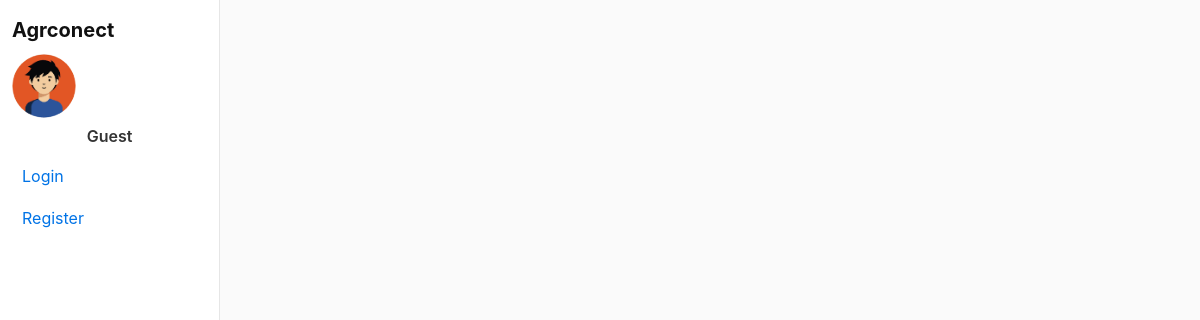
Before: / with the older database file.
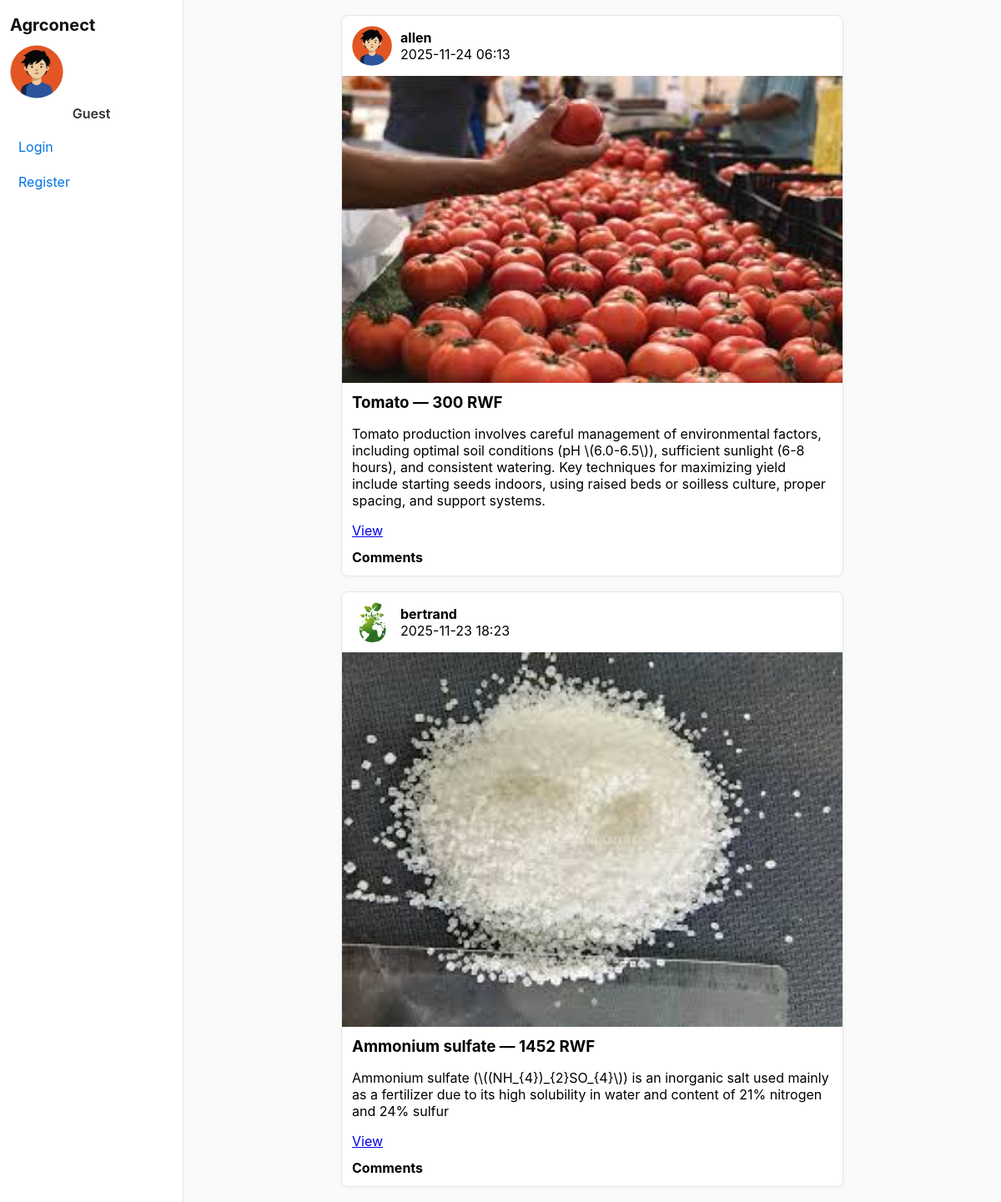
After: the same page with the newer database file.
### app.py (models this page shows, shortened)
class Product(db.Model):
    id = db.Column(db.Integer, primary_key=True)
    title = db.Column(db.String(200), nullable=False)
    description = db.Column(db.Text)
    price_rwf = db.Column(db.Integer, nullable=False)
    image = db.Column(db.String(300), default='default.png')
    seller_id = db.Column(db.Integer, db.ForeignKey('user.id'), nullable=False)
    created_at = db.Column(db.DateTime, default=datetime.utcnow)
    comments = db.relationship('Comment', backref='product', lazy=True)

class User(db.Model, UserMixin):
    id = db.Column(db.Integer, primary_key=True)
    username = db.Column(db.String(120), nullable=False)
    email = db.Column(db.String(200), unique=True, nullable=False)
    password = db.Column(db.String(255), nullable=False)
    role = db.Column(db.String(20), nullable=False)  # 'seller' | 'customer' | 'admin'
    profile_pic = db.Column(db.String(300), default='default.png')
    created_at = db.Column(db.DateTime, default=datetime.utcnow)  # <-- added
    products = db.relationship('Product', backref='seller', lazy=True)
    comments = db.relationship('Comment', backref='user', lazy=True)
    messages_sent = db.relationship('Message', foreign_keys='Message.sender_id', backref='sender', lazy=True)
    messages_received = db.relationship('Message', foreign_keys='Message.receiver_id', backref='receiver', lazy=True)

### app.py (the view)
@app.route('/')
def index():
    products = Product.query.order_by(Product.created_at.desc()).all()
    return render_template('index.html', products=products)

### app.py (called while the page is built)
@app.before_request
def ensure_db():
    if not hasattr(app, 'db_ready'):
        db.create_all()
        admin_email = "ibpro2x@gmail.com"
        admin = User.query.filter_by(email=admin_email).first()
        if not admin:
            admin = User(username="Agrconect Administrator", email=admin_email, role="admin")
            admin.set_password("agrconect.admin")
            db.session.add(admin)
            db.session.commit()
        app.db_ready = True

### templates/index.html (shortened to what this page needs)
{% extends 'base.html' %}
{% block content %}
<div class="feed-wrap">
  {% for p in products %}
  <article class="post-card">
    <header class="post-header">
      <img class="avatar" src="{{ url_for('uploads', filename=p.seller.profile_pic) }}">
      <div class="post-user">
        <div class="username">{{ p.seller.username }}</div>
        <div class="posted-time">{{ p.created_at.strftime('%Y-%m-%d %H:%M') }}</div>
      </div>
    </header>
    <div class="post-image-wrap">
      <img class="post-image" src="{{ url_for('uploads', filename=p.image) }}">
    </div>
    <div class="post-body">
      <h3 class="title">{{ p.title }} — {{ p.price_rwf }} RWF</h3>
      <p>{{ p.description }}</p>
      <div class="post-actions">
        <a href="{{ url_for('product_detail', pid=p.id) }}">View</a>
      </div>
      <div class="comments">
        <strong>Comments</strong>
      </div>
    </div>
  </article>
  {% endfor %}
</div>
{% endblock %}

### templates/base.html (shortened to what this page needs)
<!doctype html>
<html>
<head>
  <link rel="stylesheet" href="{{ url_for('static', filename='css/style.css') }}">
</head>
<body>
  <div class="app">
    <aside class="sidebar">
      <div class="sidebar-top">
        <a href="{{ url_for('index') }}" class="brand">Agrconect</a>
      </div>
      {% if current_user.is_authenticated %}
      <div class="profile">
        <img src="{{ url_for('uploads', filename=current_user.profile_pic) }}" class="sidebar-avatar">
        <div class="profile-name">{{ current_user.username }}</div>
      </div>
      <nav class="menu">
        <a href="{{ url_for('dashboard') }}">Feed</a>
        <a href="{{ url_for('inbox') }}">Inbox</a>
        {% if current_user.role == 'seller' %}
        <a href="{{ url_for('upload') }}">Upload Product</a>
        {% endif %}
        {% if current_user.role == 'admin' %}
        <a href="{{ url_for('dashboard') }}">Admin Panel</a>
        {% endif %}
        <a href="{{ url_for('logout') }}">Logout</a>
      </nav>
      {% else %}
      <div class="profile">
        <img src="{{ url_for('static', filename='uploads/default.png') }}" class="sidebar-avatar">
        <div class="profile-name">Guest</div>
      </div>
      <nav class="menu">
        <a href="{{ url_for('login') }}">Login</a>
        <a href="{{ url_for('register') }}">Register</a>
      </nav>
      {% endif %}
    </aside>
    <main class="main">
      {% block content %}{% endblock %}
    </main>
  </div>
</body>
</html>

### static/css/style.css (style rules this page uses)
body { font-family: -apple-system, BlinkMacSystemFont, "Segoe UI", Roboto, Arial; background:#fafafa; margin:0; }
.app { display:flex; min-height:100vh; }
.sidebar { width:220px; background:#fff; border-right:1px solid #e6e6e6; padding:18px 12px; box-sizing:border-box; }
.brand { font-weight:700; font-size:20px; text-decoration:none; color:#111; display:block; margin-bottom:12px; }
.sidebar-avatar { width:64px; height:64px; border-radius:50%; object-fit:cover; display:block; margin-bottom:8px; }
.profile { text-align:center; margin-bottom:12px; }
.profile-name { font-weight:600; color:#333; }
.menu a { display:block; padding:8px 10px; color:#0073e6; text-decoration:none; border-radius:6px; margin-bottom:6px; }
.main { flex:1; padding:18px; box-sizing:border-box; }
.feed-wrap { display:flex; flex-direction:column; gap:18px; align-items:center; }
.post-card { width:600px; background:#fff; border:1px solid #e6e6e6; border-radius:8px; overflow:hidden; box-shadow:0 2px 6px rgba(0,0,0,0.03); }
.post-header { display:flex; align-items:center; padding:12px; gap:10px; }
.avatar { width:48px; height:48px; border-radius:50%; object-fit:cover; }
.post-user .username { font-weight:700; }
.post-image-wrap { width:100%; max-height:520px; overflow:hidden; background:#000; display:flex; justify-content:center; align-items:center; }
.post-image { width:100%; object-fit:cover; display:block; }
.post-body { padding:12px; }
.title { margin:0 0 8px 0; }
.post-actions { margin-top:10px; display:flex; gap:10px; align-items:center; }
.comments { margin-top:12px; }

Changed rows visible on the page:
added Product: profile_pic (placeholder picture), seller.username "allen", created_at "2025-11-24 06:13", image (picture), title "Tomato", price_rwf "300", description "Tomato production involves careful management of environmental factors, including optimal soil conditions (pH \\(6.0-6.5\\)), sufficient sunlight (6-8 hours), and consistent watering. Key techniques for maximizing yield include starting seeds indoors, using raised beds or soilless culture, proper spacing, and support systems."
added Product: profile_pic (picture), seller.username "bertrand", created_at "2025-11-23 18:23", image (picture), title "Ammonium sulfate", price_rwf "1452", description "Ammonium sulfate (\\((NH_{4})_{2}SO_{4}\\)) is an inorganic salt used mainly as a fertilizer due to its high solubility in water and content of 21% nitrogen and 24% sulfur"
